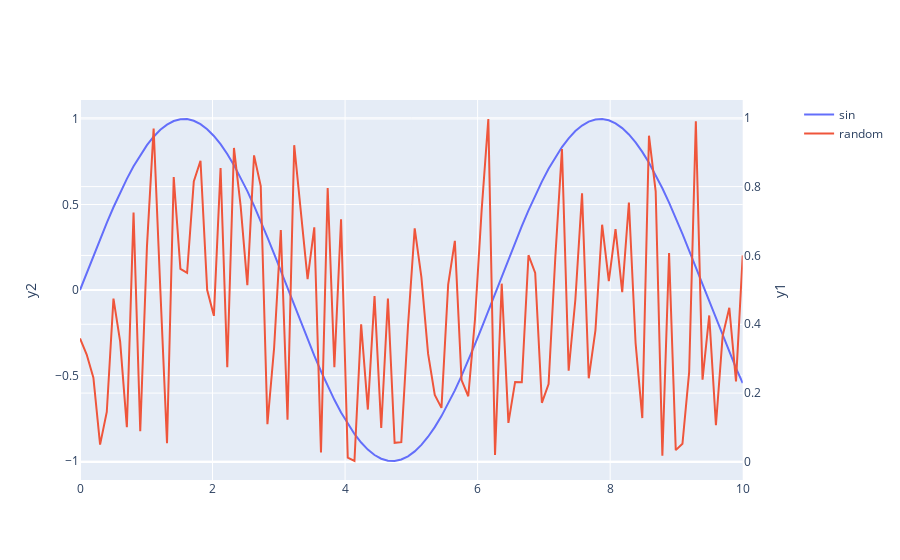

Here is the notebook cell this chart was saved with:
### Code cell
#Y軸 is 2軸
from plotly.subplots import make_subplots

fig = make_subplots(specs=[[{"secondary_y":True}]])
fig.add_trace(go.Scatter(x=xs,y=sins,name="sin"),secondary_y=False)
fig.add_trace(go.Scatter(x=xs,y=rand,name='random'),secondary_y=True)
fig.update_yaxes(title_text="y1",secondary_y=False)
fig.update_yaxes(title_text="y2",secondary_y=True)
fig.show()
